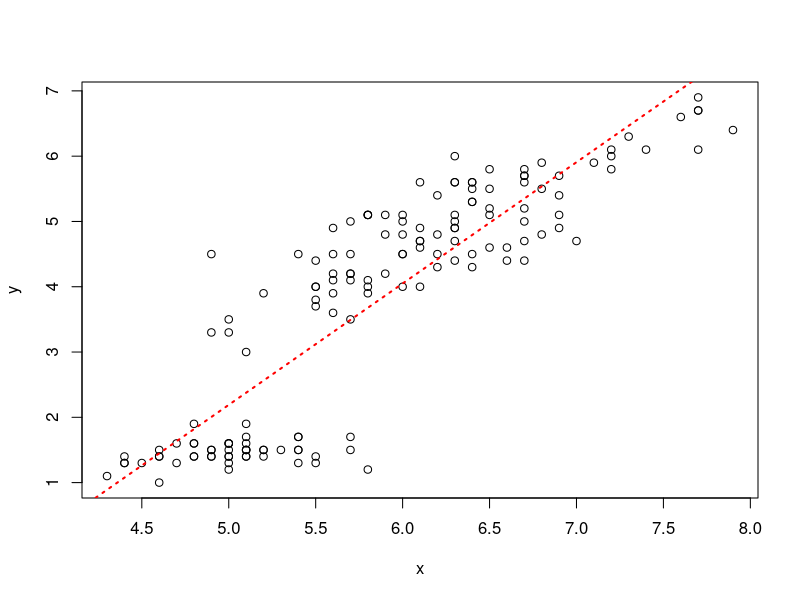

Generate this figure with R:
#############################################################################
## model
#############################################################################

# simple regression model
df <- iris 
x <- df$Sepal.Length
y <- df$Petal.Length
plot (x,y)
mod <- lm(y~x)
abline(mod, col="red",lty="dotted",lwd=2)

coef(mod)         # shows intercept (y at x=0) and slope (dy/dx) 
residuals(mod)    # shows the residuals (predicted value - real value)
predict(mod)      # predicts 

library(broom)
augment(mod)      # creates a dataframe with real values, predicted values, residuals, ...
